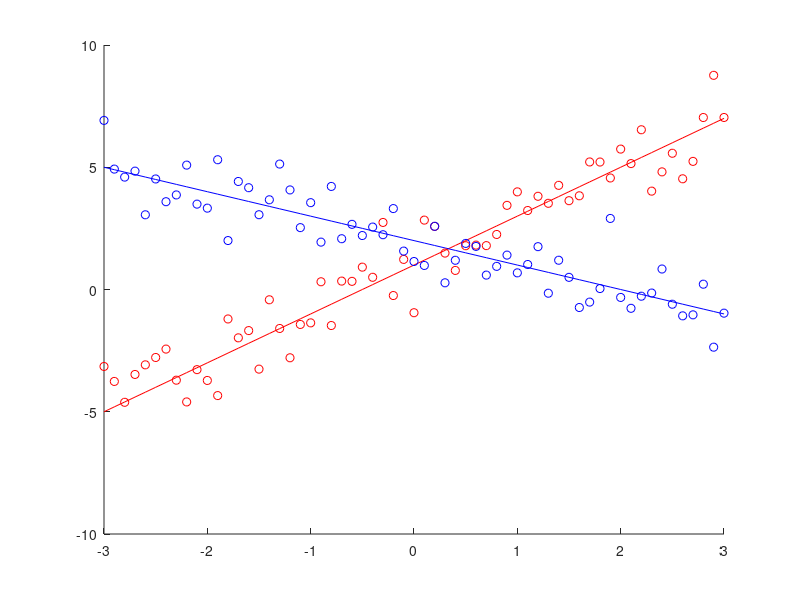
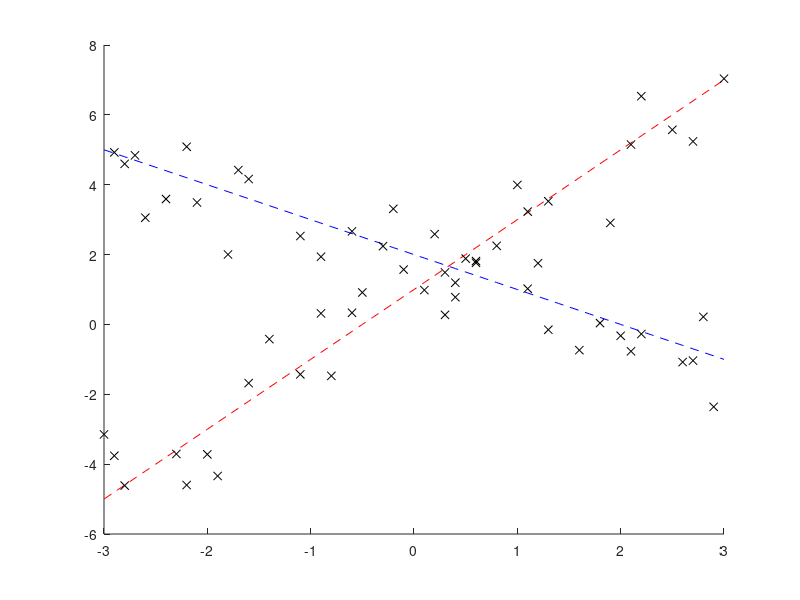

The MATLAB source for these figures, in order: (Note: this script raises an error after producing the figures.)
x = -3:0.1:3;
x = x(:);
N = length(x)
X = [x, ones(size(x))];

phi1 = [2 1]';
phi2 = [-1 2]';

y1 = X*phi1;
y2 = X*phi2;
y1n = y1+randn(size(y1));
y2n = y2+randn(size(y2));

figure; hold all;
plot(x,y1,'r')
plot(x,y2,'b')
plot(x,y1n,'or')
plot(x,y2n,'ob')

% plot the sampled data
figure; hold all;
plot(x,y1,'--r')
plot(x,y2,'--b')

% sample randomly from the two classes
ytemp = [y1n;y2n];
XX = [X;X];
xx = [x;x];

rng(0) % set a fixed seed for debugging
[y, idx] = datasample(ytemp,N,'Replace',false);
X = XX(idx,:);
x = xx(idx,:);

plot(x,y,'kx')

%%
[PhiMat,q] = g_klinreg(X, y, 2);

disp("Phi - PhiEst")
[phi1, PhiMat(:,1)]
[phi2, PhiMat(:,2)]

plot(xx(q==1),XX(q==1,:)*PhiMat(:,1),'or')
plot(xx(q==2),XX(q==2,:)*PhiMat(:,2),'ob')